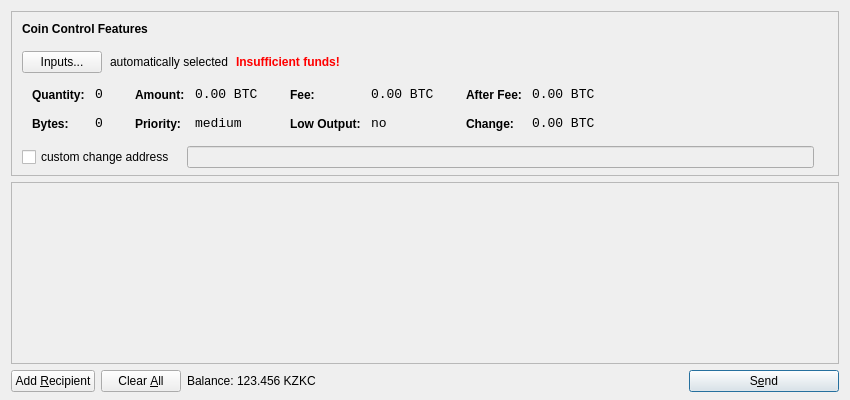
<?xml version="1.0" encoding="UTF-8"?>
<ui version="4.0">
 <class>SendCoinsDialog</class>
 <widget class="QDialog" name="SendCoinsDialog">
  <property name="geometry">
   <rect>
    <x>0</x>
    <y>0</y>
    <width>850</width>
    <height>400</height>
   </rect>
  </property>
  <property name="windowTitle">
   <string>Send Coins</string>
  </property>
  <layout class="QVBoxLayout" name="verticalLayout" stretch="0,1,0">
   <property name="bottomMargin">
    <number>8</number>
   </property>
   <item>
    <widget class="QFrame" name="frameCoinControl">
     <property name="sizePolicy">
      <sizepolicy hsizetype="Expanding" vsizetype="Expanding">
       <horstretch>0</horstretch>
       <verstretch>0</verstretch>
      </sizepolicy>
     </property>
     <property name="maximumSize">
      <size>
       <width>16777215</width>
       <height>16777215</height>
      </size>
     </property>
     <property name="frameShape">
      <enum>QFrame::StyledPanel</enum>
     </property>
     <property name="frameShadow">
      <enum>QFrame::Sunken</enum>
     </property>
     <layout class="QVBoxLayout" name="verticalLayoutCoinControl2">
      <property name="spacing">
       <number>-1</number>
      </property>
      <property name="leftMargin">
       <number>0</number>
      </property>
      <property name="topMargin">
       <number>0</number>
      </property>
      <property name="rightMargin">
       <number>0</number>
      </property>
      <property name="bottomMargin">
       <number>6</number>
      </property>
      <item>
       <layout class="QVBoxLayout" name="verticalLayoutCoinControl" stretch="0,0,0,0,1">
        <property name="spacing">
         <number>0</number>
        </property>
        <property name="leftMargin">
         <number>10</number>
        </property>
        <property name="topMargin">
         <number>10</number>
        </property>
        <item>
         <layout class="QHBoxLayout" name="horizontalLayoutCoinControl1">
          <property name="bottomMargin">
           <number>15</number>
          </property>
          <item>
           <widget class="QLabel" name="labelCoinControlFeatures">
            <property name="sizePolicy">
             <sizepolicy hsizetype="Preferred" vsizetype="Maximum">
              <horstretch>0</horstretch>
              <verstretch>0</verstretch>
             </sizepolicy>
            </property>
            <property name="font">
             <font>
              <weight>75</weight>
              <bold>true</bold>
             </font>
            </property>
            <property name="styleSheet">
             <string notr="true">font-weight:bold;</string>
            </property>
            <property name="text">
             <string>Coin Control Features</string>
            </property>
           </widget>
          </item>
         </layout>
        </item>
        <item>
         <layout class="QHBoxLayout" name="horizontalLayoutCoinControl2" stretch="0,0,0,0">
          <property name="spacing">
           <number>8</number>
          </property>
          <property name="bottomMargin">
           <number>10</number>
          </property>
          <item>
           <widget class="QPushButton" name="pushButtonCoinControl">
            <property name="styleSheet">
             <string notr="true"/>
            </property>
            <property name="text">
             <string>Inputs...</string>
            </property>
           </widget>
          </item>
          <item>
           <widget class="QLabel" name="labelCoinControlAutomaticallySelected">
            <property name="text">
             <string>automatically selected</string>
            </property>
            <property name="margin">
             <number>5</number>
            </property>
           </widget>
          </item>
          <item>
           <widget class="QLabel" name="labelCoinControlInsuffFunds">
            <property name="font">
             <font>
              <weight>75</weight>
              <bold>true</bold>
             </font>
            </property>
            <property name="styleSheet">
             <string notr="true">color:red;font-weight:bold;</string>
            </property>
            <property name="text">
             <string>Insufficient funds!</string>
            </property>
            <property name="margin">
             <number>5</number>
            </property>
           </widget>
          </item>
          <item>
           <spacer name="horizontalSpacerCoinControl">
            <property name="orientation">
             <enum>Qt::Horizontal</enum>
            </property>
            <property name="sizeHint" stdset="0">
             <size>
              <width>40</width>
              <height>1</height>
             </size>
            </property>
           </spacer>
          </item>
         </layout>
        </item>
        <item>
         <widget class="QWidget" name="widgetCoinControl" native="true">
          <property name="sizePolicy">
           <sizepolicy hsizetype="Preferred" vsizetype="Preferred">
            <horstretch>0</horstretch>
            <verstretch>0</verstretch>
           </sizepolicy>
          </property>
          <property name="minimumSize">
           <size>
            <width>0</width>
            <height>0</height>
           </size>
          </property>
          <property name="styleSheet">
           <string notr="true"/>
          </property>
          <layout class="QHBoxLayout" name="horizontalLayoutCoinControl5">
           <property name="margin">
            <number>0</number>
           </property>
           <item>
            <layout class="QHBoxLayout" name="horizontalLayoutCoinControl3" stretch="0,0,0,1">
             <property name="spacing">
              <number>20</number>
             </property>
             <property name="topMargin">
              <number>0</number>
             </property>
             <property name="bottomMargin">
              <number>10</number>
             </property>
             <item>
              <layout class="QFormLayout" name="formLayoutCoinControl1">
               <property name="horizontalSpacing">
                <number>10</number>
               </property>
               <property name="verticalSpacing">
                <number>14</number>
               </property>
               <property name="leftMargin">
                <number>10</number>
               </property>
               <property name="topMargin">
                <number>4</number>
               </property>
               <property name="rightMargin">
                <number>6</number>
               </property>
               <item row="0" column="0">
                <widget class="QLabel" name="labelCoinControlQuantityText">
                 <property name="styleSheet">
                  <string notr="true">font-weight:bold;</string>
                 </property>
                 <property name="text">
                  <string>Quantity:</string>
                 </property>
                 <property name="margin">
                  <number>0</number>
                 </property>
                </widget>
               </item>
               <item row="0" column="1">
                <widget class="QLabel" name="labelCoinControlQuantity">
                 <property name="font">
                  <font>
                   <family>Monospace</family>
                   <pointsize>10</pointsize>
                  </font>
                 </property>
                 <property name="cursor">
                  <cursorShape>IBeamCursor</cursorShape>
                 </property>
                 <property name="contextMenuPolicy">
                  <enum>Qt::ActionsContextMenu</enum>
                 </property>
                 <property name="text">
                  <string notr="true">0</string>
                 </property>
                 <property name="margin">
                  <number>0</number>
                 </property>
                 <property name="textInteractionFlags">
                  <set>Qt::LinksAccessibleByMouse|Qt::TextSelectableByKeyboard|Qt::TextSelectableByMouse</set>
                 </property>
                </widget>
               </item>
               <item row="1" column="0">
                <widget class="QLabel" name="labelCoinControlBytesText">
                 <property name="styleSheet">
                  <string notr="true">font-weight:bold;</string>
                 </property>
                 <property name="text">
                  <string>Bytes:</string>
                 </property>
                </widget>
               </item>
               <item row="1" column="1">
                <widget class="QLabel" name="labelCoinControlBytes">
                 <property name="font">
                  <font>
                   <family>Monospace</family>
                   <pointsize>10</pointsize>
                  </font>
                 </property>
                 <property name="cursor">
                  <cursorShape>IBeamCursor</cursorShape>
                 </property>
                 <property name="contextMenuPolicy">
                  <enum>Qt::ActionsContextMenu</enum>
                 </property>
                 <property name="text">
                  <string notr="true">0</string>
                 </property>
                 <property name="textInteractionFlags">
                  <set>Qt::LinksAccessibleByMouse|Qt::TextSelectableByKeyboard|Qt::TextSelectableByMouse</set>
                 </property>
                </widget>
               </item>
              </layout>
             </item>
             <item>
              <layout class="QFormLayout" name="formLayoutCoinControl2">
               <property name="horizontalSpacing">
                <number>10</number>
               </property>
               <property name="verticalSpacing">
                <number>14</number>
               </property>
               <property name="leftMargin">
                <number>6</number>
               </property>
               <property name="topMargin">
                <number>4</number>
               </property>
               <property name="rightMargin">
                <number>6</number>
               </property>
               <item row="0" column="0">
                <widget class="QLabel" name="labelCoinControlAmountText">
                 <property name="styleSheet">
                  <string notr="true">font-weight:bold;</string>
                 </property>
                 <property name="text">
                  <string>Amount:</string>
                 </property>
                 <property name="margin">
                  <number>0</number>
                 </property>
                </widget>
               </item>
               <item row="0" column="1">
                <widget class="QLabel" name="labelCoinControlAmount">
                 <property name="font">
                  <font>
                   <family>Monospace</family>
                   <pointsize>10</pointsize>
                  </font>
                 </property>
                 <property name="cursor">
                  <cursorShape>IBeamCursor</cursorShape>
                 </property>
                 <property name="contextMenuPolicy">
                  <enum>Qt::ActionsContextMenu</enum>
                 </property>
                 <property name="text">
                  <string notr="true">0.00 BTC</string>
                 </property>
                 <property name="textInteractionFlags">
                  <set>Qt::LinksAccessibleByMouse|Qt::TextSelectableByKeyboard|Qt::TextSelectableByMouse</set>
                 </property>
                </widget>
               </item>
               <item row="1" column="0">
                <widget class="QLabel" name="labelCoinControlPriorityText">
                 <property name="styleSheet">
                  <string notr="true">font-weight:bold;</string>
                 </property>
                 <property name="text">
                  <string>Priority:</string>
                 </property>
                </widget>
               </item>
               <item row="1" column="1">
                <widget class="QLabel" name="labelCoinControlPriority">
                 <property name="font">
                  <font>
                   <family>Monospace</family>
                   <pointsize>10</pointsize>
                  </font>
                 </property>
                 <property name="cursor">
                  <cursorShape>IBeamCursor</cursorShape>
                 </property>
                 <property name="contextMenuPolicy">
                  <enum>Qt::ActionsContextMenu</enum>
                 </property>
                 <property name="text">
                  <string>medium</string>
                 </property>
                 <property name="textInteractionFlags">
                  <set>Qt::LinksAccessibleByMouse|Qt::TextSelectableByKeyboard|Qt::TextSelectableByMouse</set>
                 </property>
                </widget>
               </item>
              </layout>
             </item>
             <item>
              <layout class="QFormLayout" name="formLayoutCoinControl3">
               <property name="horizontalSpacing">
                <number>10</number>
               </property>
               <property name="verticalSpacing">
                <number>14</number>
               </property>
               <property name="leftMargin">
                <number>6</number>
               </property>
               <property name="topMargin">
                <number>4</number>
               </property>
               <property name="rightMargin">
                <number>6</number>
               </property>
               <item row="0" column="0">
                <widget class="QLabel" name="labelCoinControlFeeText">
                 <property name="styleSheet">
                  <string notr="true">font-weight:bold;</string>
                 </property>
                 <property name="text">
                  <string>Fee:</string>
                 </property>
                 <property name="margin">
                  <number>0</number>
                 </property>
                </widget>
               </item>
               <item row="0" column="1">
                <widget class="QLabel" name="labelCoinControlFee">
                 <property name="font">
                  <font>
                   <family>Monospace</family>
                   <pointsize>10</pointsize>
                  </font>
                 </property>
                 <property name="cursor">
                  <cursorShape>IBeamCursor</cursorShape>
                 </property>
                 <property name="contextMenuPolicy">
                  <enum>Qt::ActionsContextMenu</enum>
                 </property>
                 <property name="text">
                  <string notr="true">0.00 BTC</string>
                 </property>
                 <property name="textInteractionFlags">
                  <set>Qt::LinksAccessibleByMouse|Qt::TextSelectableByKeyboard|Qt::TextSelectableByMouse</set>
                 </property>
                </widget>
               </item>
               <item row="1" column="0">
                <widget class="QLabel" name="labelCoinControlLowOutputText">
                 <property name="styleSheet">
                  <string notr="true">font-weight:bold;</string>
                 </property>
                 <property name="text">
                  <string>Low Output:</string>
                 </property>
                </widget>
               </item>
               <item row="1" column="1">
                <widget class="QLabel" name="labelCoinControlLowOutput">
                 <property name="font">
                  <font>
                   <family>Monospace</family>
                   <pointsize>10</pointsize>
                  </font>
                 </property>
                 <property name="cursor">
                  <cursorShape>IBeamCursor</cursorShape>
                 </property>
                 <property name="contextMenuPolicy">
                  <enum>Qt::ActionsContextMenu</enum>
                 </property>
                 <property name="text">
                  <string>no</string>
                 </property>
                 <property name="textInteractionFlags">
                  <set>Qt::LinksAccessibleByMouse|Qt::TextSelectableByKeyboard|Qt::TextSelectableByMouse</set>
                 </property>
                </widget>
               </item>
              </layout>
             </item>
             <item>
              <layout class="QFormLayout" name="formLayoutCoinControl4">
               <property name="horizontalSpacing">
                <number>10</number>
               </property>
               <property name="verticalSpacing">
                <number>14</number>
               </property>
               <property name="leftMargin">
                <number>6</number>
               </property>
               <property name="topMargin">
                <number>4</number>
               </property>
               <property name="rightMargin">
                <number>6</number>
               </property>
               <item row="0" column="0">
                <widget class="QLabel" name="labelCoinControlAfterFeeText">
                 <property name="styleSheet">
                  <string notr="true">font-weight:bold;</string>
                 </property>
                 <property name="text">
                  <string>After Fee:</string>
                 </property>
                 <property name="margin">
                  <number>0</number>
                 </property>
                </widget>
               </item>
               <item row="0" column="1">
                <widget class="QLabel" name="labelCoinControlAfterFee">
                 <property name="font">
                  <font>
                   <family>Monospace</family>
                   <pointsize>10</pointsize>
                  </font>
                 </property>
                 <property name="cursor">
                  <cursorShape>IBeamCursor</cursorShape>
                 </property>
                 <property name="contextMenuPolicy">
                  <enum>Qt::ActionsContextMenu</enum>
                 </property>
                 <property name="text">
                  <string notr="true">0.00 BTC</string>
                 </property>
                 <property name="textInteractionFlags">
                  <set>Qt::LinksAccessibleByMouse|Qt::TextSelectableByKeyboard|Qt::TextSelectableByMouse</set>
                 </property>
                </widget>
               </item>
               <item row="1" column="0">
                <widget class="QLabel" name="labelCoinControlChangeText">
                 <property name="styleSheet">
                  <string notr="true">font-weight:bold;</string>
                 </property>
                 <property name="text">
                  <string>Change:</string>
                 </property>
                </widget>
               </item>
               <item row="1" column="1">
                <widget class="QLabel" name="labelCoinControlChange">
                 <property name="font">
                  <font>
                   <family>Monospace</family>
                   <pointsize>10</pointsize>
                  </font>
                 </property>
                 <property name="cursor">
                  <cursorShape>IBeamCursor</cursorShape>
                 </property>
                 <property name="contextMenuPolicy">
                  <enum>Qt::ActionsContextMenu</enum>
                 </property>
                 <property name="text">
                  <string notr="true">0.00 BTC</string>
                 </property>
                 <property name="textInteractionFlags">
                  <set>Qt::LinksAccessibleByMouse|Qt::TextSelectableByKeyboard|Qt::TextSelectableByMouse</set>
                 </property>
                </widget>
               </item>
              </layout>
             </item>
            </layout>
           </item>
          </layout>
         </widget>
        </item>
        <item>
         <layout class="QHBoxLayout" name="horizontalLayoutCoinControl4" stretch="0,0,0">
          <property name="spacing">
           <number>12</number>
          </property>
          <property name="sizeConstraint">
           <enum>QLayout::SetDefaultConstraint</enum>
          </property>
          <property name="topMargin">
           <number>5</number>
          </property>
          <property name="rightMargin">
           <number>5</number>
          </property>
          <item>
           <widget class="QCheckBox" name="checkBoxCoinControlChange">
            <property name="text">
             <string>custom change address</string>
            </property>
           </widget>
          </item>
          <item>
           <widget class="QLineEdit" name="lineEditCoinControlChange">
            <property name="enabled">
             <bool>false</bool>
            </property>
            <property name="sizePolicy">
             <sizepolicy hsizetype="Expanding" vsizetype="Fixed">
              <horstretch>0</horstretch>
              <verstretch>0</verstretch>
             </sizepolicy>
            </property>
           </widget>
          </item>
          <item>
           <widget class="QLabel" name="labelCoinControlChangeLabel">
            <property name="sizePolicy">
             <sizepolicy hsizetype="Preferred" vsizetype="Expanding">
              <horstretch>0</horstretch>
              <verstretch>0</verstretch>
             </sizepolicy>
            </property>
            <property name="minimumSize">
             <size>
              <width>0</width>
              <height>0</height>
             </size>
            </property>
            <property name="text">
             <string/>
            </property>
            <property name="margin">
             <number>3</number>
            </property>
           </widget>
          </item>
         </layout>
        </item>
        <item>
         <spacer name="verticalSpacerCoinControl">
          <property name="orientation">
           <enum>Qt::Vertical</enum>
          </property>
          <property name="sizeHint" stdset="0">
           <size>
            <width>800</width>
            <height>1</height>
           </size>
          </property>
         </spacer>
        </item>
       </layout>
      </item>
     </layout>
    </widget>
   </item>
   <item>
    <widget class="QScrollArea" name="scrollArea">
     <property name="widgetResizable">
      <bool>true</bool>
     </property>
     <widget class="QWidget" name="scrollAreaWidgetContents">
      <property name="geometry">
       <rect>
        <x>0</x>
        <y>0</y>
        <width>830</width>
        <height>165</height>
       </rect>
      </property>
      <layout class="QVBoxLayout" name="verticalLayout_2">
       <property name="margin">
        <number>0</number>
       </property>
       <item>
        <layout class="QVBoxLayout" name="entries">
         <property name="spacing">
          <number>6</number>
         </property>
        </layout>
       </item>
       <item>
        <spacer name="verticalSpacer">
         <property name="orientation">
          <enum>Qt::Vertical</enum>
         </property>
         <property name="sizeHint" stdset="0">
          <size>
           <width>20</width>
           <height>40</height>
          </size>
         </property>
        </spacer>
       </item>
      </layout>
     </widget>
    </widget>
   </item>
   <item>
    <layout class="QHBoxLayout" name="horizontalLayout">
     <item>
      <widget class="QPushButton" name="addButton">
       <property name="toolTip">
        <string>Send to multiple recipients at once</string>
       </property>
       <property name="text">
        <string>Add &amp;Recipient</string>
       </property>
       <property name="icon">
        <iconset resource="../bitcoin.qrc">
         <normaloff>:/icons/add</normaloff>:/icons/add</iconset>
       </property>
       <property name="autoDefault">
        <bool>false</bool>
       </property>
      </widget>
     </item>
     <item>
      <widget class="QPushButton" name="clearButton">
       <property name="sizePolicy">
        <sizepolicy hsizetype="Minimum" vsizetype="Fixed">
         <horstretch>0</horstretch>
         <verstretch>0</verstretch>
        </sizepolicy>
       </property>
       <property name="toolTip">
        <string>Remove all transaction fields</string>
       </property>
       <property name="text">
        <string>Clear &amp;All</string>
       </property>
       <property name="icon">
        <iconset resource="../bitcoin.qrc">
         <normaloff>:/icons/remove</normaloff>:/icons/remove</iconset>
       </property>
       <property name="autoRepeatDelay">
        <number>300</number>
       </property>
       <property name="autoDefault">
        <bool>false</bool>
       </property>
      </widget>
     </item>
     <item>
      <layout class="QHBoxLayout" name="horizontalLayout_2">
       <property name="spacing">
        <number>3</number>
       </property>
       <item>
        <widget class="QLabel" name="label">
         <property name="text">
          <string>Balance:</string>
         </property>
        </widget>
       </item>
       <item>
        <widget class="QLabel" name="labelBalance">
         <property name="cursor">
          <cursorShape>IBeamCursor</cursorShape>
         </property>
         <property name="text">
          <string>123.456 KZKC</string>
         </property>
         <property name="textInteractionFlags">
          <set>Qt::LinksAccessibleByMouse|Qt::TextSelectableByKeyboard|Qt::TextSelectableByMouse</set>
         </property>
        </widget>
       </item>
      </layout>
     </item>
     <item>
      <spacer name="horizontalSpacer">
       <property name="orientation">
        <enum>Qt::Horizontal</enum>
       </property>
       <property name="sizeHint" stdset="0">
        <size>
         <width>40</width>
         <height>20</height>
        </size>
       </property>
      </spacer>
     </item>
     <item>
      <widget class="QPushButton" name="sendButton">
       <property name="minimumSize">
        <size>
         <width>150</width>
         <height>0</height>
        </size>
       </property>
       <property name="toolTip">
        <string>Confirm the send action</string>
       </property>
       <property name="text">
        <string>S&amp;end</string>
       </property>
       <property name="icon">
        <iconset resource="../bitcoin.qrc">
         <normaloff>:/icons/send</normaloff>:/icons/send</iconset>
       </property>
       <property name="default">
        <bool>true</bool>
       </property>
      </widget>
     </item>
    </layout>
   </item>
  </layout>
 </widget>
 <resources>
  <include location="../bitcoin.qrc"/>
 </resources>
 <connections/>
</ui>
